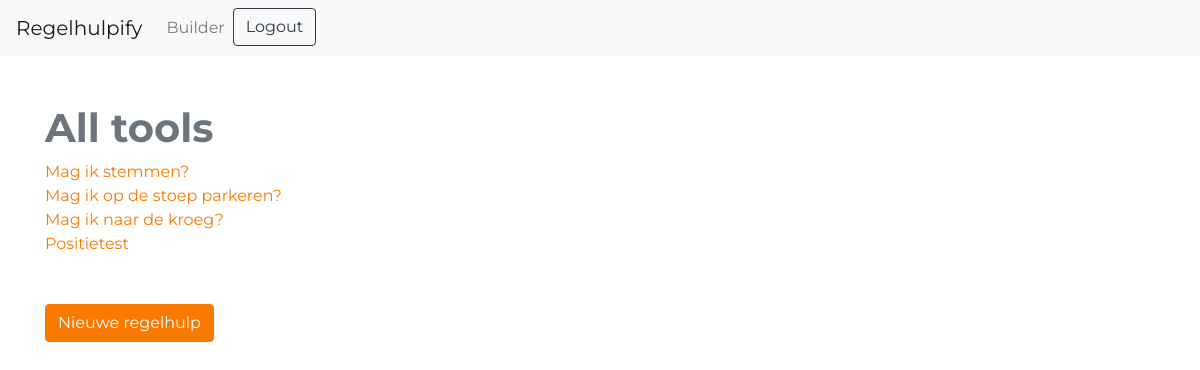
/builder/ (signed in), run on an earlier commit of the app's database.
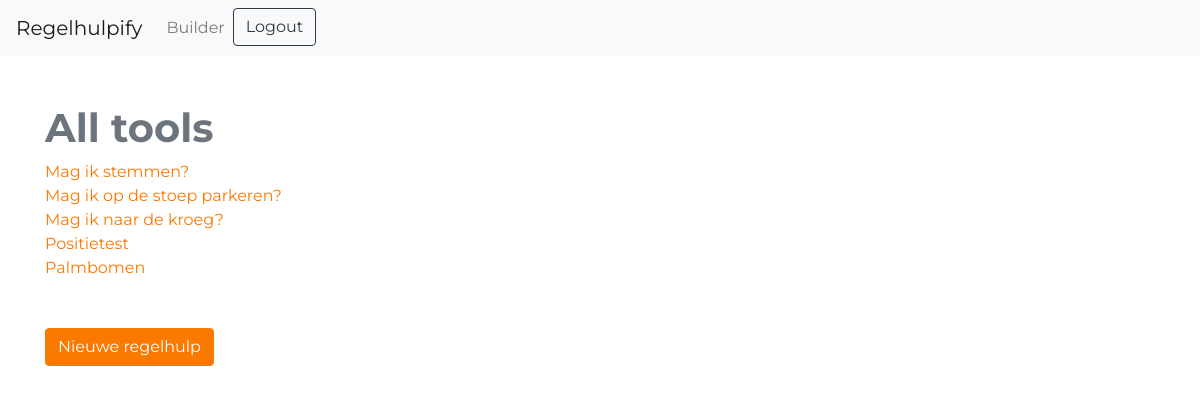
And on a later commit of the database.
### regelhulpify/models.py (models this page shows, shortened)
class Tool(models.Model):
    name = models.CharField(max_length=128)
    desc = models.CharField(max_length=1024)
    img = models.URLField(max_length=1024, null=True)

### regelhulpify/views.py (the view)
# urls.py: path("builder/", views.builder, name="builder"),
@login_required
def builder(request):
    context = {'tools': Tool.objects.all()}
    return render(request, 'regelhulpify/builder.html', context)

### regelhulpify/context_processors.py (called while the page is built)
def login_form(request):
    return {
        'login_form': AuthenticationForm()
    }

### regelhulpify/templates/regelhulpify/builder.html
{% extends 'regelhulpify/base.html' %}
{% block content %}
    <h1 class="text-muted">All tools</h1>
    <div>
        {% for tool in tools %}
        <div>
            <a href="{% url 'builder_tool' tool.id %}" >{{ tool.name }}</a>
        </div>
        {% endfor %}
    </div>
    <a href="{% url 'newtool' %}" class="btn btn-primary mt-5">Nieuwe regelhulp</a>
{% endblock %}

What changed in the data, as far as the page shows it:
added Tool: name "Palmbomen"
